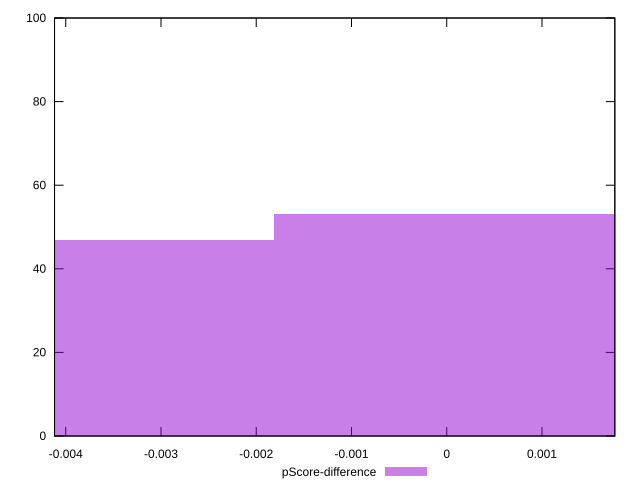

Generate this figure with gnuplot:
reset

$pScoreDifference <<EOF
-0.0036207683136357523 47
0 53
EOF

set key outside below
set boxwidth 0.0036207683136357523
set xrange [-0.004117647058823559:0.001764705882352946]
set yrange [0:100]
set trange [0:100]
set style fill transparent solid 0.5 noborder
set terminal svg size 640, 490 enhanced background rgb 'white'
set output "report_00012_2021-02-09T11:01:39.952Z/offscreen-images/samples/pages/pScore-difference/histogram.svg"

plot $pScoreDifference title "pScore-difference" with boxes

reset
